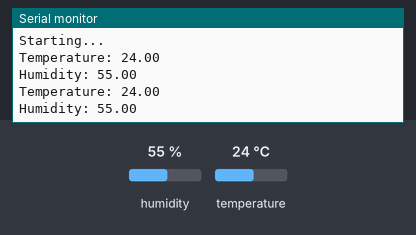
A sketch run on a simulated Arduino Uno, built with avr-gcc and run on an emulated ATmega328P. Shown: the last lines printed to the serial monitor. The test bench sets the inputs (shaded band); at power-on: humidity 55 %, temperature 24 °C.

Above: at 10.8 s.
10.9 s: humidity set to 22 %
At 20.5 s:
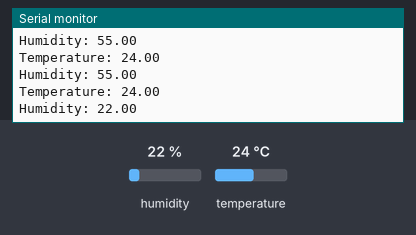
20.9 s: temperature set to 12 °C
At 30.7 s:
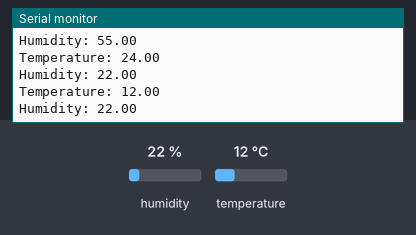
30.9 s: humidity set to 40 %
At 41.0 s:
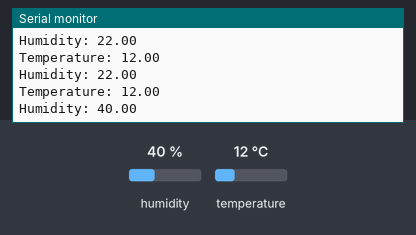
Timing chart, 0 to 42.5 s (numbered marks = the images above; inputs shaded):
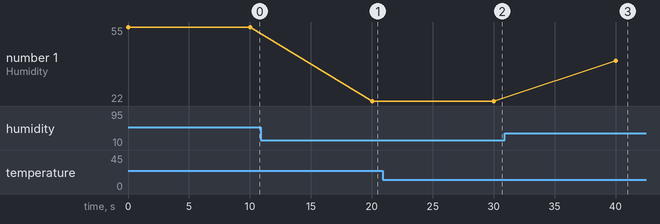

Measured:
- after the input at 10.9 s, the serial monitor: prints a new line after 9.1 s (image 1)
- after the input at 20.9 s, the serial monitor: prints a new line after 9.1 s (image 2)
- after the input at 30.9 s, the serial monitor: prints a new line after 9.1 s (image 3)
- plotted number 1: 55 → 22 after the input at 10.9 s, 22 → 40 after the input at 30.9 s

The sketch:

Dht.ino
```cpp
// (licence header left out)
#include <DHT.h>

// Sensor type is DHT22, connected to pin D4.
DHT dht(4, DHT22);

#define DebugSerial Serial

void setup() {
  // Setup debug serial output
  DebugSerial.begin(115200);
  DebugSerial.println(F("Starting..."));

  // Setup DHT sensor
  dht.begin();
}

void loop() {
  DebugSerial.print(F("Temperature: "));
  DebugSerial.println(dht.readTemperature());
  DebugSerial.print(F("Humidity: "));
  DebugSerial.println(dht.readHumidity());
  delay(10000);
}
```
